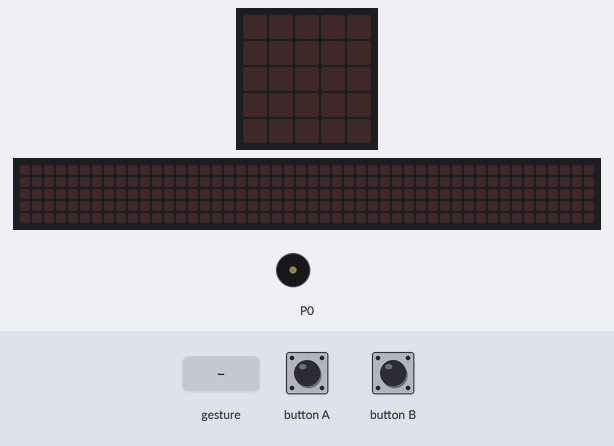
Bench run of a program on a simulated BBC micro:bit (MakeCode). Parts: the board's 5×5 LED display, a strip that is not on the board, showing the scrolling text unrolled, buzzer (waves = sounding). The test bench sets the inputs (shaded band). A tilt is held for 1.5 s and a shake lasts 1 s, then the board lies face up again; the 48×5 strip is a reading aid, not a part: it shows the text the display is scrolling, unrolled, one strip-width of it at a time.

Above: at 1.2 s.
1.3 s: gesture 'shake'
At 3.26 s:
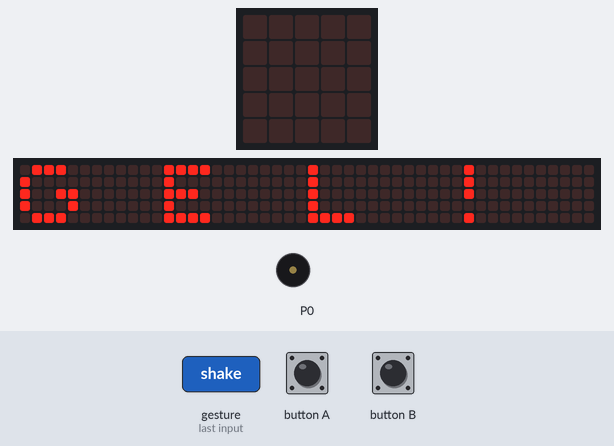
4.3 s: button A pressed for 0.15 s
7.4 s: gesture 'shake'
At 9.2 s:
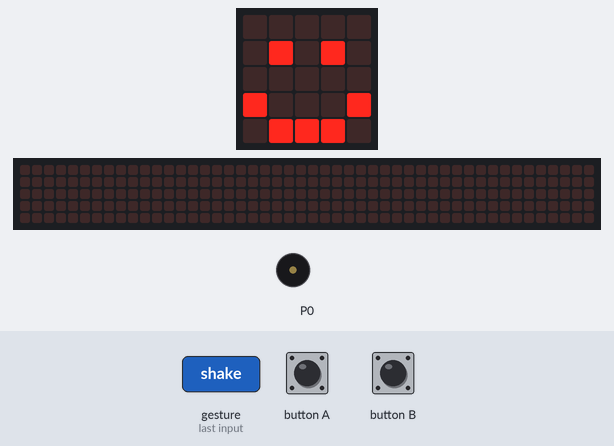
At 22.5 s:
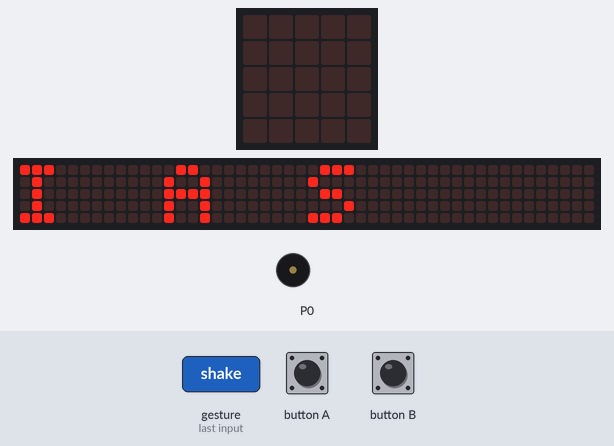
Timing chart, 0 to 24.0 s (numbered marks = the images above; inputs shaded):
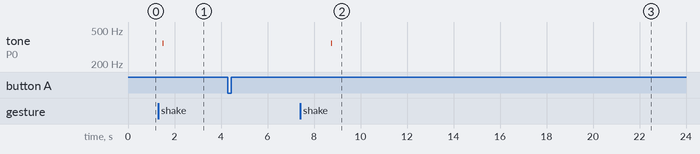

The program:

main.ts
```typescript
input.onButtonPressed(Button.A, function () {
    basic.showIcon(IconNames.Happy)
    basic.showString("G R A C I A S ")
})
input.onGesture(Gesture.Shake, function () {
    music.playTone(349, music.beat(BeatFraction.Sixteenth))
    basic.showString("G E L !")
})
input.onButtonPressed(Button.B, function () {
    for (let index = 0; index < 4; index++) {
        basic.showIcon(IconNames.Heart)
        basic.showIcon(IconNames.SmallHeart)
    }
})
```

test.ts
```typescript
// aquí va el archivo "tests"; esto no se compilará cuando este paquete se utilice como una extensión.
```

Measured:
- after the input at 1.3 s, tone on P0: silent → 349 Hz after 0.20 s, → silent 0.03 s later; the display: changes after 0.24 s (image 1)
- after the input at 7.4 s, tone on P0: silent → 349 Hz after 1.3 s, → silent 0.03 s later
- what the display in image 1 shows lasts 0.5 s, from 3.0 s to 3.5 s
- what the display in image 2 shows lasts 0.5 s, from 8.8 s to 9.3 s
